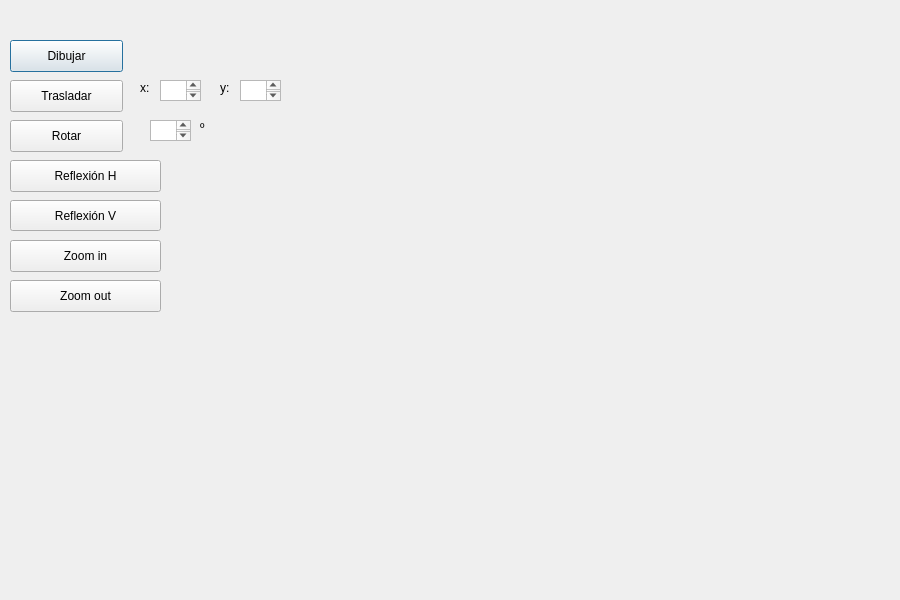
<?xml version="1.0" encoding="UTF-8"?>
<ui version="4.0">
 <class>PrismaTri</class>
 <widget class="QDialog" name="PrismaTri">
  <property name="geometry">
   <rect>
    <x>0</x>
    <y>0</y>
    <width>900</width>
    <height>600</height>
   </rect>
  </property>
  <property name="windowTitle">
   <string>Prisma Triangular</string>
  </property>
  <widget class="QPushButton" name="pushButton">
   <property name="geometry">
    <rect>
     <x>10</x>
     <y>40</y>
     <width>113</width>
     <height>32</height>
    </rect>
   </property>
   <property name="text">
    <string>Dibujar</string>
   </property>
  </widget>
  <widget class="QLabel" name="label_3">
   <property name="geometry">
    <rect>
     <x>140</x>
     <y>80</y>
     <width>41</width>
     <height>16</height>
    </rect>
   </property>
   <property name="text">
    <string>x:</string>
   </property>
  </widget>
  <widget class="QLabel" name="label_4">
   <property name="geometry">
    <rect>
     <x>220</x>
     <y>80</y>
     <width>51</width>
     <height>16</height>
    </rect>
   </property>
   <property name="text">
    <string>y:</string>
   </property>
  </widget>
  <widget class="QTextEdit" name="boxYinicio">
   <property name="geometry">
    <rect>
     <x>240</x>
     <y>80</y>
     <width>41</width>
     <height>21</height>
    </rect>
   </property>
  </widget>
  <widget class="QPushButton" name="pushButton_2">
   <property name="geometry">
    <rect>
     <x>10</x>
     <y>80</y>
     <width>113</width>
     <height>32</height>
    </rect>
   </property>
   <property name="text">
    <string>Trasladar</string>
   </property>
  </widget>
  <widget class="QTextEdit" name="boxXinicio">
   <property name="geometry">
    <rect>
     <x>160</x>
     <y>80</y>
     <width>41</width>
     <height>21</height>
    </rect>
   </property>
  </widget>
  <widget class="QPushButton" name="pushButton_5">
   <property name="geometry">
    <rect>
     <x>10</x>
     <y>240</y>
     <width>151</width>
     <height>32</height>
    </rect>
   </property>
   <property name="text">
    <string>Zoom in</string>
   </property>
  </widget>
  <widget class="QPushButton" name="pushButton_3">
   <property name="geometry">
    <rect>
     <x>10</x>
     <y>120</y>
     <width>113</width>
     <height>32</height>
    </rect>
   </property>
   <property name="text">
    <string>Rotar</string>
   </property>
  </widget>
  <widget class="QPushButton" name="pushButton_6">
   <property name="geometry">
    <rect>
     <x>10</x>
     <y>160</y>
     <width>151</width>
     <height>32</height>
    </rect>
   </property>
   <property name="text">
    <string>Reflexión H</string>
   </property>
  </widget>
  <widget class="QPushButton" name="pushButton_4">
   <property name="geometry">
    <rect>
     <x>10</x>
     <y>280</y>
     <width>151</width>
     <height>32</height>
    </rect>
   </property>
   <property name="text">
    <string>Zoom out</string>
   </property>
  </widget>
  <widget class="QPushButton" name="pushButton_7">
   <property name="geometry">
    <rect>
     <x>10</x>
     <y>200</y>
     <width>151</width>
     <height>31</height>
    </rect>
   </property>
   <property name="text">
    <string>Reflexión V</string>
   </property>
  </widget>
  <widget class="QTextEdit" name="boxGrados">
   <property name="geometry">
    <rect>
     <x>150</x>
     <y>120</y>
     <width>41</width>
     <height>21</height>
    </rect>
   </property>
  </widget>
  <widget class="QLabel" name="label_5">
   <property name="geometry">
    <rect>
     <x>200</x>
     <y>120</y>
     <width>51</width>
     <height>16</height>
    </rect>
   </property>
   <property name="text">
    <string>º</string>
   </property>
  </widget>
 </widget>
 <resources/>
 <connections/>
</ui>
